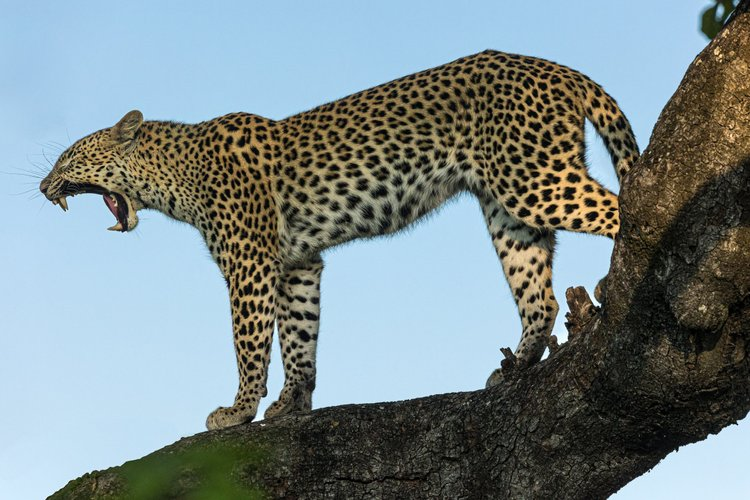
#> input picture ASSIGNMENTS/A1/image.jpg, 750 x 500 px
$ python b.py
#> lines starting #> are read from the running program, lines starting #| are printed output that depends on the picture; after the words box and inside, x2 and y2 are one past the last pixel; in counts of white or black regions, pixels touching at a corner belong together
import cv2
import numpy as np
from matplotlib import pyplot as plt

def remove_leopard_spots(image_path):
    """
    Removes 'leopard spots' (dark regions) from an image using HSV color segmentation
    and inpainting techniques.

    Args:
        image_path (str): The path to the input image file.

    Returns:
        None: Displays the original, mask, and inpainted images.
    """
#> called with image_path = 'image.jpg'
    # --- Image Loading and Preprocessing ---
    img = cv2.imread(image_path)
#> img is the input picture: shape (500, 750, 3); mean B, G, R 138.7, 136.8, 123.2
    if img is None:
        print(f"Error: Could not load image from {image_path}")
        return

    # Convert to RGB for matplotlib display later
    img_rgb = cv2.cvtColor(img, cv2.COLOR_BGR2RGB)

    # Convert to HSV color space for better color segmentation
    hsv = cv2.cvtColor(img, cv2.COLOR_BGR2HSV)
#> hsv: shape (500, 750, 3); mean H, S, V 64.7, 79.7, 152.3

    # --- Step 1: Create a mask for the spots ---
    # This is the trickiest part and will likely require fine-tuning.
    # We're looking for dark brown/black spots.
    # Define a range for dark colors in HSV. These values are approximate
    # and might need adjustment based on the specific image.

    # Lower bound for dark brown/black (adjust these!)
    lower_spot_hsv = np.array([0, 0, 0]) # Hue, Saturation, Value (V = brightness)
    upper_spot_hsv = np.array([180, 255, 70]) # Max Hue, Saturation, a relatively low Value for darkness

    # Create a mask for the spots
    spot_mask = cv2.inRange(hsv, lower_spot_hsv, upper_spot_hsv)
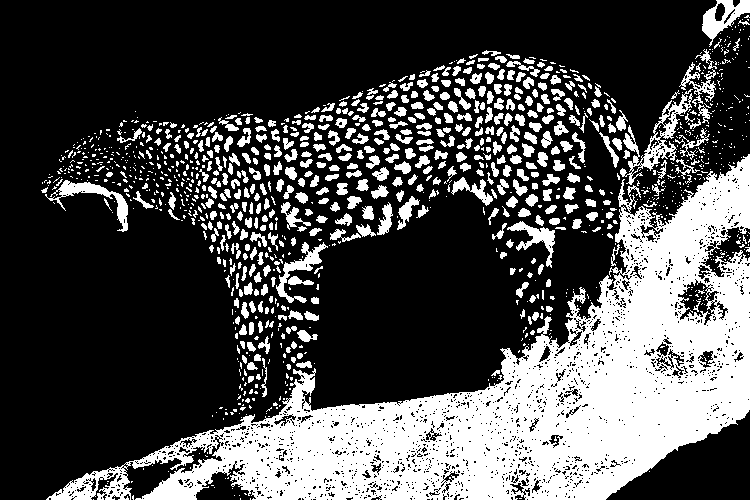
#> spot_mask: shape (500, 750); 29.7% white; 1227 white regions (761 under 20 px), largest, box (x1, y1, x2, y2) and area: (46, 154, 750, 500) 76376, (620, 89, 693, 185) 1485, (45, 180, 128, 232) 926

    # Refine the mask with morphological operations
    # Dilation to make spots slightly larger for inpainting (ensures edges are covered)
    kernel = np.ones((3,3), np.uint8)
    spot_mask = cv2.dilate(spot_mask, kernel, iterations=1)
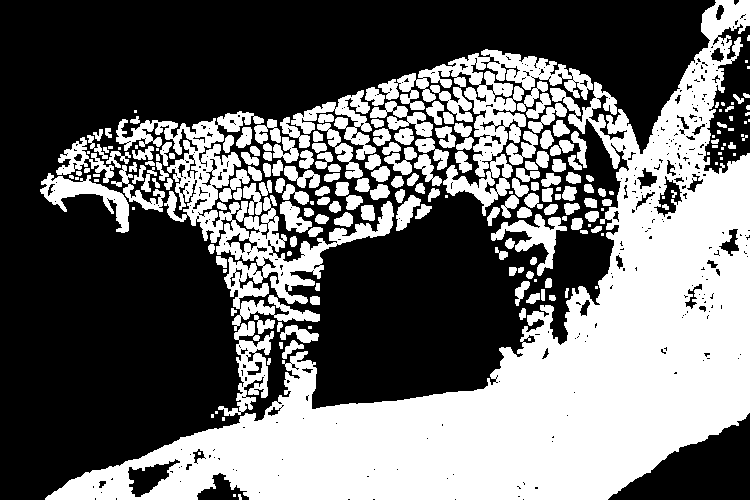
#> spot_mask: shape (500, 750); 41.9% white; 221 white regions (54 under 20 px), largest, box (x1, y1, x2, y2) and area: (45, 0, 750, 500) 101724, (116, 111, 394, 331) 13065, (378, 49, 593, 216) 8880
    # Erosion to remove small noise, if any (uncomment if needed)
    # spot_mask = cv2.erode(spot_mask, kernel, iterations=1)

    # --- Step 2: Use inpainting to fill the masked areas ---
    # Inpainting reconstructs the masked area from the surrounding pixels.
    # For natural images, INPAINT_TELEA often gives good results.
    inpainted_img = cv2.inpaint(img, spot_mask, 3, cv2.INPAINT_TELEA)
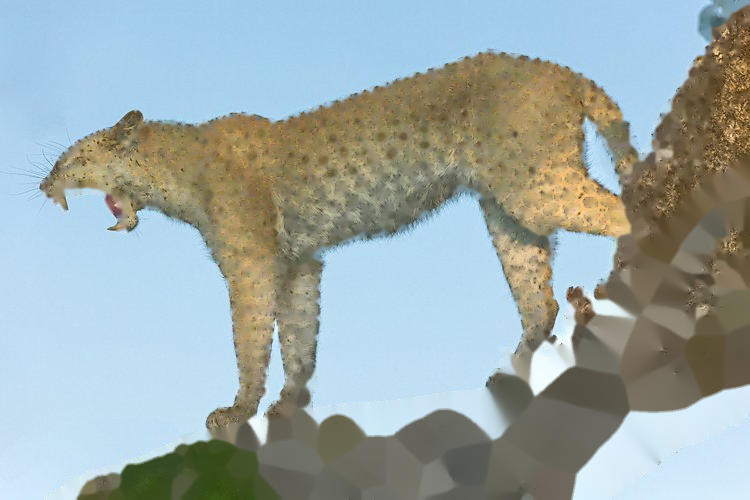
#> inpainted_img: shape (500, 750, 3); mean B, G, R 168.4, 169.2, 156

    # Convert inpainted image to RGB for display
    inpainted_img_rgb = cv2.cvtColor(inpainted_img, cv2.COLOR_BGR2RGB)

    # --- Display Results ---
    plt.figure(figsize=(15, 7))

    plt.subplot(1, 3, 1)
    plt.imshow(img_rgb)
    plt.title('Original Image')
    plt.axis('off')

    plt.subplot(1, 3, 2)
    plt.imshow(spot_mask, cmap='gray')
    plt.title('Identified Spots Mask')
    plt.axis('off')

    plt.subplot(1, 3, 3)
    plt.imshow(inpainted_img_rgb)
    plt.title('Spots Removed (Inpainted)')
    plt.axis('off')

    plt.show()
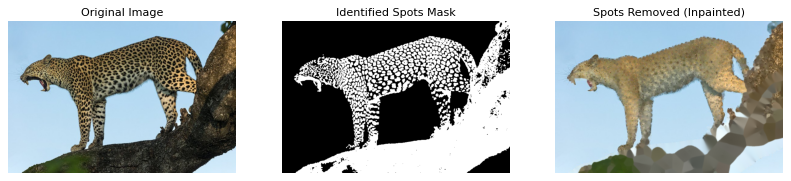
#> figure drawn by matplotlib, 3 panels

    # --- Optional: Save the Result ---
    # cv2.imwrite('leopard_spots_removed.jpg', inpainted_img)
    # print("Result saved as 'leopard_spots_removed.jpg'")


if __name__ == '__main__':
    # --- Example Usage ---
    # Save your provided image as 'image.jpg' in the same directory as this script,
    # or provide the full path to your image file.
    remove_leopard_spots('image.jpg')
